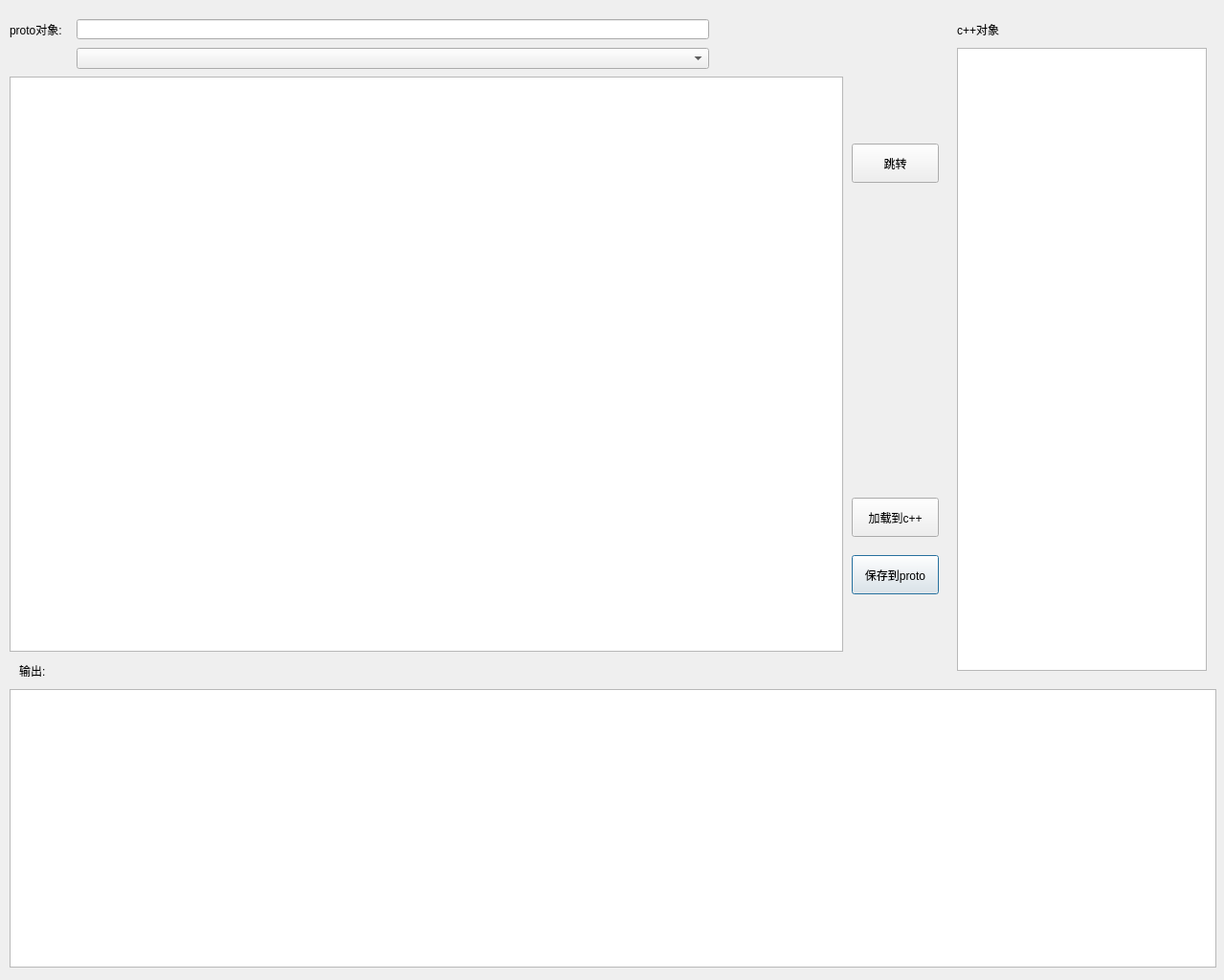
<?xml version="1.0" encoding="UTF-8"?>
<ui version="4.0">
 <class>Dialog</class>
 <widget class="QDialog" name="Dialog">
  <property name="geometry">
   <rect>
    <x>0</x>
    <y>0</y>
    <width>1279</width>
    <height>1024</height>
   </rect>
  </property>
  <property name="windowTitle">
   <string>Dialog</string>
  </property>
  <widget class="QPushButton" name="b2">
   <property name="geometry">
    <rect>
     <x>890</x>
     <y>580</y>
     <width>91</width>
     <height>41</height>
    </rect>
   </property>
   <property name="text">
    <string>保存到proto</string>
   </property>
  </widget>
  <widget class="QTextBrowser" name="out1">
   <property name="geometry">
    <rect>
     <x>10</x>
     <y>720</y>
     <width>1261</width>
     <height>291</height>
    </rect>
   </property>
  </widget>
  <widget class="QLabel" name="label_3">
   <property name="geometry">
    <rect>
     <x>20</x>
     <y>690</y>
     <width>61</width>
     <height>21</height>
    </rect>
   </property>
   <property name="text">
    <string>输出:</string>
   </property>
  </widget>
  <widget class="QLabel" name="label">
   <property name="geometry">
    <rect>
     <x>10</x>
     <y>20</y>
     <width>61</width>
     <height>21</height>
    </rect>
   </property>
   <property name="text">
    <string>proto对象:</string>
   </property>
  </widget>
  <widget class="QPushButton" name="b1">
   <property name="geometry">
    <rect>
     <x>890</x>
     <y>520</y>
     <width>91</width>
     <height>41</height>
    </rect>
   </property>
   <property name="text">
    <string>加载到c++</string>
   </property>
  </widget>
  <widget class="QTextEdit" name="input3">
   <property name="geometry">
    <rect>
     <x>1000</x>
     <y>50</y>
     <width>261</width>
     <height>651</height>
    </rect>
   </property>
  </widget>
  <widget class="QTextEdit" name="input2">
   <property name="geometry">
    <rect>
     <x>10</x>
     <y>80</y>
     <width>871</width>
     <height>601</height>
    </rect>
   </property>
  </widget>
  <widget class="QLabel" name="label_2">
   <property name="geometry">
    <rect>
     <x>1000</x>
     <y>20</y>
     <width>61</width>
     <height>21</height>
    </rect>
   </property>
   <property name="text">
    <string>c++对象</string>
   </property>
  </widget>
  <widget class="QLineEdit" name="input1">
   <property name="geometry">
    <rect>
     <x>80</x>
     <y>20</y>
     <width>661</width>
     <height>21</height>
    </rect>
   </property>
  </widget>
  <widget class="QPushButton" name="b3">
   <property name="geometry">
    <rect>
     <x>890</x>
     <y>150</y>
     <width>91</width>
     <height>41</height>
    </rect>
   </property>
   <property name="text">
    <string>跳转</string>
   </property>
  </widget>
  <widget class="QComboBox" name="box1">
   <property name="geometry">
    <rect>
     <x>80</x>
     <y>50</y>
     <width>661</width>
     <height>22</height>
    </rect>
   </property>
  </widget>
 </widget>
 <resources/>
 <connections/>
</ui>
